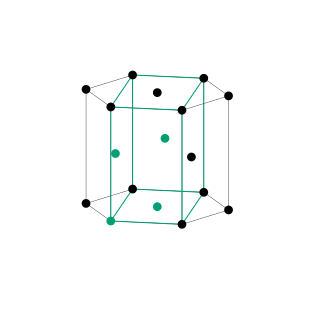

This chart was generated by the following gnuplot code:
#set terminal x11
set terminal epslatex standalone size 8cm,8cm
set output 'HCP_cell.tex'

#set title 'HCP Structure' offset 0,-2

#set xlabel '$x$'
#set ylabel '$y$'
#set zlabel '$z$'

unset xtics
unset ytics
unset ztics

set key off

#set xrange[-0.5:1.5]
#set yrange[-0.5:2]
#set zrange[0:2]
set xyplane 0

set view 75,10
set view equal xyz
unset border 
#set border 4095



# connect lower hexagon
set arrow from 1,0,0 to 1.5,0.866,0 nohead
set arrow from 1.5,0.866,0 to 1,1.732,0 nohead
set arrow from 1,1.732,0 to 0,1.732,0 nohead
set arrow from 0,1.732,0 to -0.5,0.866,0 nohead
set arrow from -0.5,0.866,0 to 0,0,0 nohead
set arrow from 0,0,0 to 1,0,0 nohead

# connect upper hexagon
set arrow from 1,0,1.633 to 1.5,0.866,1.633 nohead
set arrow from 1.5,0.866,1.633 to 1,1.732,1.633 nohead
set arrow from 1,1.732,1.633 to 0,1.732,1.633 nohead
set arrow from 0,1.732,1.633 to -0.5,0.866,1.633 nohead
set arrow from -0.5,0.866,1.633 to 0,0,1.633 nohead
set arrow from 0,0,1.633 to 1,0,1.633 nohead

# connect the two hexagons
set arrow from 1,0,0 to 1,0,1.633 nohead
set arrow from 1.5,0.866,0 to 1.5,0.866,1.633 nohead
set arrow from 1,1.732,0 to 1,1.732,1.633 nohead
set arrow from 0,1.732,0 to 0,1.732,1.633 nohead
set arrow from -0.5,0.866,0 to -0.5,0.866,1.633 nohead
set arrow from 0,0,0 to 0,0,1.633nohead



# borders of the rectangular cell

bordercolour = 2
borderwidth = 3

set arrow from 0,0,0 to 1,0,0 nohead lc bordercolour lw borderwidth
set arrow from 1,0,0 to 1,1.732,0 nohead lc bordercolour lw borderwidth
set arrow from 1,1.732,0 to 0,1.732,0 nohead lc bordercolour lw borderwidth
set arrow from 0,1.732,0 to 0,0,0 nohead lc bordercolour lw borderwidth

set arrow from 0,0,1.633 to 1,0,1.633 nohead lc bordercolour lw borderwidth
set arrow from 1,0,1.633 to 1,1.732,1.633 nohead lc bordercolour lw borderwidth
set arrow from 1,1.732,1.633 to 0,1.732,1.633 nohead lc bordercolour lw borderwidth
set arrow from 0,1.732,1.633 to 0,0,1.633 nohead lc bordercolour lw borderwidth

set arrow from 0,0,0 to 0,0,1.633 nohead lc bordercolour lw borderwidth
set arrow from 1,0,0 to 1,0,1.633 nohead lc bordercolour lw borderwidth
set arrow from 1,1.732,0 to 1,1.732,1.633 nohead lc bordercolour lw borderwidth
set arrow from 0,1.732,0 to 0,1.732,1.633 nohead lc bordercolour lw borderwidth



splot 'HCP_cell.dat' using 1:2:3:4 with points pointtype 7 pointsize 2 linecolor variable
